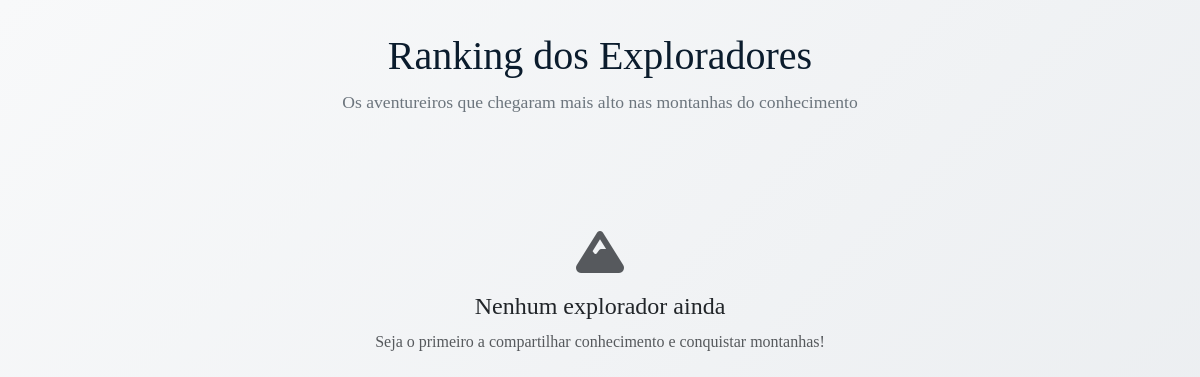
/ranking/, run on an earlier commit of the app's database.
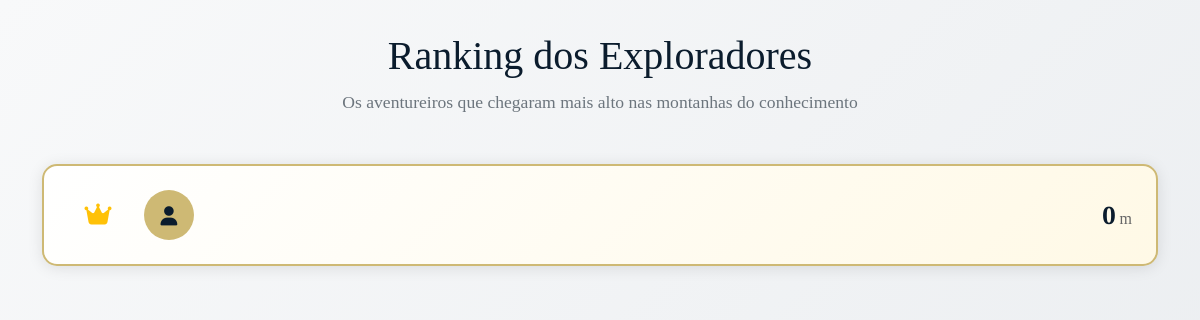
And on a later commit of the database.
### materials/models.py (models this page shows, shortened)
class UserProfile(models.Model):
    user = models.OneToOneField(User, on_delete=models.CASCADE, related_name='profile')
    curso = models.CharField(max_length=100, verbose_name="Curso")
    altitude_total = models.IntegerField(default=0, verbose_name="Altitude Total")
    montanha_atual = models.ForeignKey(
        MountainLevel,
        on_delete=models.SET_NULL,
        null=True,
        blank=True,
        verbose_name="Montanha Atual"
    )
    montanhas_conquistadas = models.ManyToManyField(
        MountainLevel,
        through='MountainAchievement',
        related_name='conquistadores',
        verbose_name="Montanhas Conquistadas"
    )
    created_at = models.DateTimeField(auto_now_add=True)
    updated_at = models.DateTimeField(auto_now=True)
    class Meta:
        verbose_name = "Perfil do Usuário"
        verbose_name_plural = "Perfis dos Usuários"

### materials/views.py (the view)
# urls.py: path('ranking/', views.ranking_usuarios, name='ranking_usuarios'),
def ranking_usuarios(request):
    usuarios = UserProfile.objects.select_related('user', 'montanha_atual').order_by('-altitude_total')[:20]
    context = {
        'usuarios': usuarios,
    }
    return render(request, 'materials/ranking.html', context)

### templates/materials/ranking.html (shortened to what this page needs)
{% extends 'base.html' %}
{% load static %}
{% block body_class %}ranking-body{% endblock %}
{% block content %}
<div class="ranking-container">
    <div class="container">
        <div class="ranking-header text-center mb-5">
            <h1 class="ranking-title">Ranking dos Exploradores</h1>
            <p class="ranking-subtitle">Os aventureiros que chegaram mais alto nas montanhas do conhecimento</p>
        </div>
        <div class="ranking-list">
            {% for profile in usuarios %}
                <div class="ranking-item {% if forloop.counter <= 3 %}podium-{{ forloop.counter }}{% endif %}">
                    <div class="position">
                        {% if forloop.counter == 1 %}
                            <i class="fas fa-crown text-warning"></i>
                        {% elif forloop.counter == 2 %}
                            <i class="fas fa-medal text-secondary"></i>
                        {% elif forloop.counter == 3 %}
                            <i class="fas fa-award text-warning"></i>
                        {% else %}
                            <span class="position-number">{{ forloop.counter }}</span>
                        {% endif %}
                    </div>
                    <div class="user-info">
                        <div class="user-avatar">
                            <i class="fas fa-user"></i>
                        </div>
                    </div>
                    <div class="altitude-display">
                        <span class="altitude-number">{{ profile.altitude_total }}</span>
                        <span class="altitude-unit">m</span>
                    </div>
                </div>
            {% empty %}
                <div class="empty-ranking text-center">
                    <i class="fas fa-mountain fa-3x text-muted mb-3"></i>
                    <h4>Nenhum explorador ainda</h4>
                    <p class="text-muted">Seja o primeiro a compartilhar conhecimento e conquistar montanhas!</p>
                </div>
            {% endfor %}
        </div>
    </div>
</div>
{% endblock %}

### templates/base.html (shortened to what this page needs)
<!DOCTYPE html>
<html lang="pt-BR">
<head>
    <link href="https://cdn.jsdelivr.net/npm/bootstrap@5.3.0/dist/css/bootstrap.min.css" rel="stylesheet">
    <link href="https://cdnjs.cloudflare.com/ajax/libs/font-awesome/6.4.0/css/all.min.css" rel="stylesheet">
    {% load static %}
    <link rel="stylesheet" href="{% static 'css/style.css' %}">
</head>
<body class="{% block body_class %}{% endblock %}">
    {% block content %}{% endblock %}
    {% load static %}
</body>
</html>

### static/css/style.css (style rules this page uses)
* { margin: 0; padding: 0; box-sizing: border-box; }
:root { --navy-blue: #0B1C2D; --gold: #CEB974; --white: #ffffff; --font-family: 'Crimson Text', serif; --transition: all 0.3s ease; }
body { font-family: var(--font-family); line-height: 1.6; overflow-x: hidden; }

### templates/materials/ranking.html (style rules this page uses)
.ranking-body { background: linear-gradient(135deg, #f8f9fa, #e9ecef); min-height: 100vh; padding: 2rem 0; }
.ranking-title { color: var(--navy-blue); font-size: 2.5rem; margin-bottom: 0.5rem; }
.ranking-subtitle { color: #6c757d; font-size: 1.1rem; }
.ranking-item { display: flex; align-items: center; background: white; padding: 1.5rem; margin-bottom: 1rem; border-radius: 15px; box-shadow: 0 2px 15px rgba(0,0,0,0.1); transition: transform 0.3s ease, box-shadow 0.3s ease; }
.podium-1 { background: linear-gradient(135deg, #fff, #fff9e6); border: 2px solid var(--gold); }
.position { flex: 0 0 60px; text-align: center; font-size: 1.5rem; }
.user-info { flex: 1; display: flex; align-items: center; margin-left: 1rem; }
.user-avatar { width: 50px; height: 50px; background: var(--gold); border-radius: 50%; display: flex; align-items: center; justify-content: center; color: var(--navy-blue); font-size: 1.2rem; margin-right: 1rem; }
.altitude-display { flex: 0 0 100px; text-align: right; }
.altitude-number { font-size: 1.5rem; font-weight: bold; color: var(--navy-blue); }
.altitude-unit { font-size: 1rem; color: #666; }

What changed in the data, as far as the page shows it:
added UserProfile: altitude_total "0"
Also different on the page:
text no longer shown: "Nenhum explorador ainda Seja o primeiro a compartilhar conhecimento e conquistar montanhas!"
